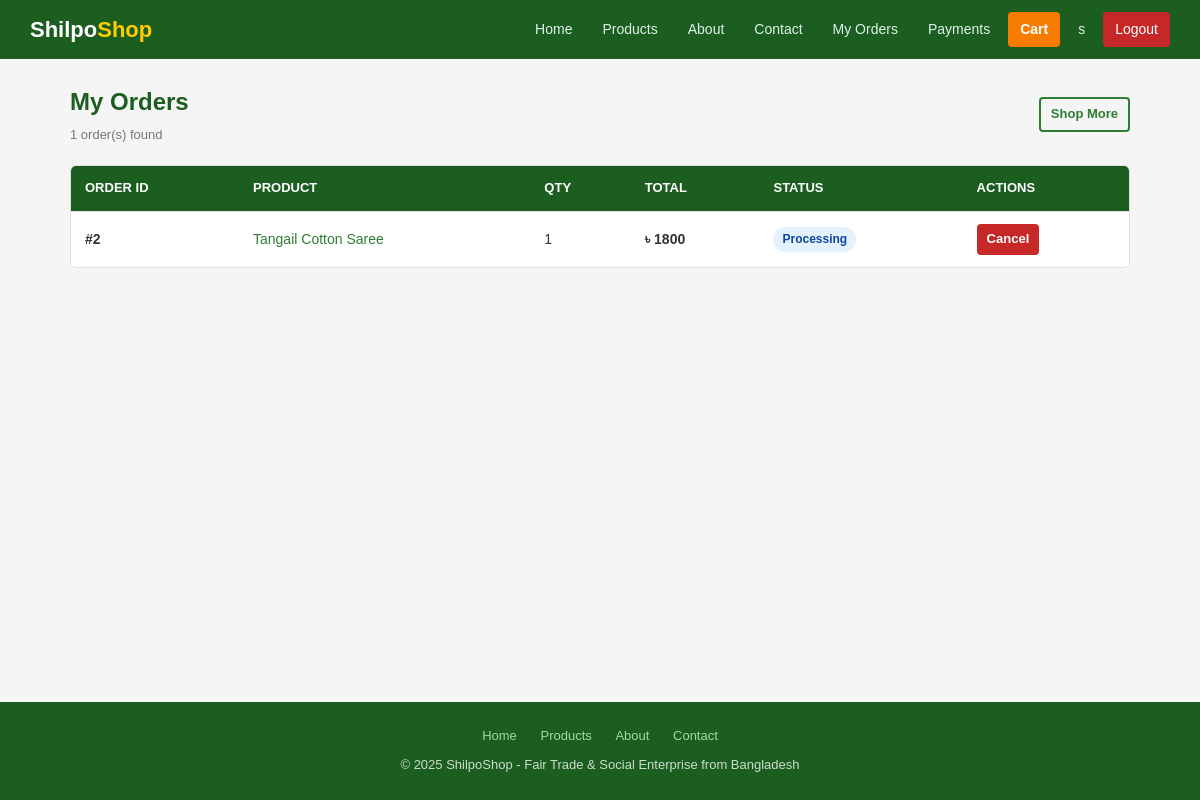
/orders/ (signed in), run on the app's committed database.
### orders_app/models.py (models this page shows, shortened)
class Order(models.Model):
    STATUS_CHOICES = [
        ('Pending', 'Pending'),
        ('Processing', 'Processing'),
        ('Delivered', 'Delivered'),
        ('Cancelled', 'Cancelled'),
    ]
    user = models.ForeignKey(
        User,
        on_delete=models.CASCADE
    )
    product = models.ForeignKey(
        Product,
        on_delete=models.CASCADE
    )
    quantity = models.PositiveIntegerField(default=1)
    total_price = models.IntegerField(default=0)
    status = models.CharField(
        max_length=20,
        choices=STATUS_CHOICES,
        default='Pending'
    )

### products_app/models.py (models this page shows, shortened)
class Product(models.Model):
    category = models.ForeignKey(
        Category,
        on_delete=models.CASCADE
    )
    product_name = models.CharField(
        max_length=200
    )
    description = models.TextField()
    price = models.IntegerField()
    stock = models.IntegerField(
        default=0
    )
    image = models.ImageField(
        upload_to='products/',
        blank=True,
        null=True
    )

### orders_app/views.py (the view)
@login_required
def order_list(request):
    if request.user.is_staff:
        orders = Order.objects.all()
    else:
        orders = Order.objects.filter(user=request.user)
    return render(request, 'orders_app/order_list.html', {
        'orders': orders
    })

### templates/orders_app/order_list.html (shortened to what this page needs)
{% extends 'base.html' %}
{% block content %}
<div class="page-heading">
    <div>
        <h1>{% if user.is_staff %}All Orders{% else %}My Orders{% endif %}</h1>
        <p>{{ orders|length }} order(s) found</p>
    </div>
    <a href="{% url 'product_list' %}" class="btn btn-outline-green btn-sm">Shop More</a>
</div>
{% if orders %}
<div class="table-wrap">
    <table>
        <thead>
            <tr>
                <th>Order ID</th>
                <th>Product</th>
                <th>Qty</th>
                <th>Total</th>
                <th>Status</th>
                <th>Actions</th>
            </tr>
        </thead>
        <tbody>
            {% for order in orders %}
            <tr>
                <td><strong>#{{ order.id }}</strong></td>
                <td>
                    <a href="{% url 'product_detail' order.product.id %}">
                        {{ order.product.product_name }}
                    </a>
                </td>
                <td>{{ order.quantity }}</td>
                <td><strong>&#2547; {{ order.total_price }}</strong></td>
                <td>
                    {% if order.status == "Delivered" %}
                        <span class="badge badge-green">{{ order.status }}</span>
                    {% elif order.status == "Cancelled" %}
                        <span class="badge badge-red">{{ order.status }}</span>
                    {% elif order.status == "Processing" %}
                        <span class="badge badge-blue">{{ order.status }}</span>
                    {% else %}
                        <span class="badge badge-orange">{{ order.status }}</span>
                    {% endif %}
                </td>
                <td>
                    <a href="{% url 'delete_order' order.id %}"
                       class="btn btn-red btn-sm">Cancel</a>
                </td>
            </tr>
            {% endfor %}
        </tbody>
    </table>
</div>
{% else %}
<div class="empty-state">
    <div class="empty-icon">&#128203;</div>
    <p>No orders yet.</p>
    <a href="{% url 'product_list' %}" class="btn btn-green mt-2">Browse Products</a>
</div>
{% endif %}
{% endblock %}

### templates/base.html (shortened to what this page needs)
{% load static %}
<!DOCTYPE html>
<html lang="en">
<head>
    <link rel="stylesheet" href="{% static 'style.css' %}">
</head>
<body>
<nav class="navbar">
    <div class="navbar-logo">
        <a href="{% url 'home' %}">Shilpo<span>Shop</span></a>
    </div>
    <div class="navbar-links">
        <a href="{% url 'home' %}">Home</a>
        <a href="{% url 'product_list' %}">Products</a>
        <a href="{% url 'about' %}">About</a>
        <a href="{% url 'contact' %}">Contact</a>
        {% if user.is_authenticated %}
            <a href="{% url 'order_list' %}">My Orders</a>
            <a href="{% url 'payment_list' %}">Payments</a>
            <a href="{% url 'cart_view' %}" class="btn-cart">Cart</a>
            <a href="{% url 'profile' %}">{{ user.username }}</a>
            <a href="{% url 'logout' %}" class="btn-logout">Logout</a>
        {% else %}
            <a href="{% url 'login' %}">Login</a>
            <a href="{% url 'register' %}" class="btn-register">Register</a>
        {% endif %}
    </div>
</nav>
<div class="main-content">
    {% block content %}{% endblock %}
</div>
<footer>
    <div class="footer-links">
        <a href="{% url 'home' %}">Home</a>
        <a href="{% url 'product_list' %}">Products</a>
        <a href="{% url 'about' %}">About</a>
        <a href="{% url 'contact' %}">Contact</a>
    </div>
    <p>&copy; 2025 ShilpoShop - Fair Trade & Social Enterprise from Bangladesh</p>
</footer>
</body>
</html>

### static/style.css (style rules this page uses)
* { margin: 0; padding: 0; box-sizing: border-box; }
body { font-family: Arial, sans-serif; background-color: #f5f5f5; color: #333; font-size: 15px; line-height: 1.6; min-height: 100vh; display: flex; flex-direction: column; }
a { color: #2e7d32; text-decoration: none; }
.navbar { background-color: #1b5e20; padding: 12px 30px; display: flex; justify-content: space-between; align-items: center; position: sticky; top: 0; z-index: 100; }
.navbar-logo a { font-size: 22px; font-weight: bold; color: #fff; text-decoration: none; }
.navbar-logo span { color: #ffcc02; }
.navbar-links { display: flex; gap: 6px; align-items: center; flex-wrap: wrap; }
.navbar-links a { color: #e0f2e9; padding: 6px 12px; border-radius: 4px; font-size: 14px; text-decoration: none; }
.btn-cart { background-color: #f57c00; color: #fff !important; border-radius: 4px; padding: 6px 14px; font-weight: bold; }
.btn-logout { background-color: #c62828; color: #fff !important; border-radius: 4px; padding: 6px 12px; }
.main-content { flex: 1; max-width: 1100px; margin: 0 auto; padding: 24px 20px; width: 100%; }
.page-heading { display: flex; justify-content: space-between; align-items: center; margin-bottom: 20px; flex-wrap: wrap; gap: 10px; }
.page-heading h1 { font-size: 24px; color: #1b5e20; }
.page-heading p { font-size: 13px; color: #777; margin-top: 3px; }
.btn { display: inline-block; padding: 8px 16px; border-radius: 4px; font-size: 14px; font-weight: bold; border: none; cursor: pointer; text-decoration: none !important; text-align: center; transition: opacity 0.15s; }
.btn-red { background-color: #c62828; color: #fff !important; }
.btn-outline-green { background-color: transparent; border: 2px solid #2e7d32; color: #2e7d32 !important; }
.btn-sm { padding: 5px 10px; font-size: 13px; }
.table-wrap { background: #fff; border: 1px solid #e0e0e0; border-radius: 6px; overflow: hidden; margin-bottom: 20px; }
table { width: 100%; border-collapse: collapse; }
th, td { padding: 12px 14px; text-align: left; font-size: 14px; border-bottom: 1px solid #e0e0e0; }
th { background-color: #1b5e20; color: #fff; font-size: 13px; font-weight: bold; text-transform: uppercase; }
tr:last-child td { border-bottom: none; }
.badge { display: inline-block; padding: 3px 9px; border-radius: 12px; font-size: 12px; font-weight: bold; }
.badge-blue { background: #e3f2fd; color: #0d47a1; }
footer { background-color: #1b5e20; color: rgba(255,255,255,0.78); padding: 24px 30px; text-align: center; font-size: 13px; margin-top: auto; }
footer a { color: #a5d6a7; }
.footer-links { margin-bottom: 8px; }
.footer-links a { margin: 0 10px; }

### data on the page
Order: id "2", product.product_name "Tangail Cotton Saree", quantity "1", total_price "1800", status "Processing"

### other printed values
{{ user.username }} "s"
{{ orders|length }} "1"
